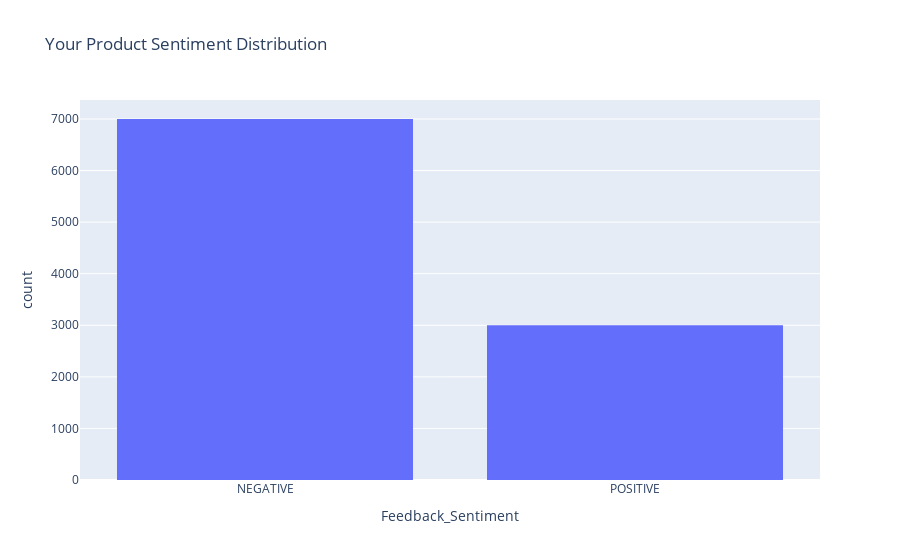
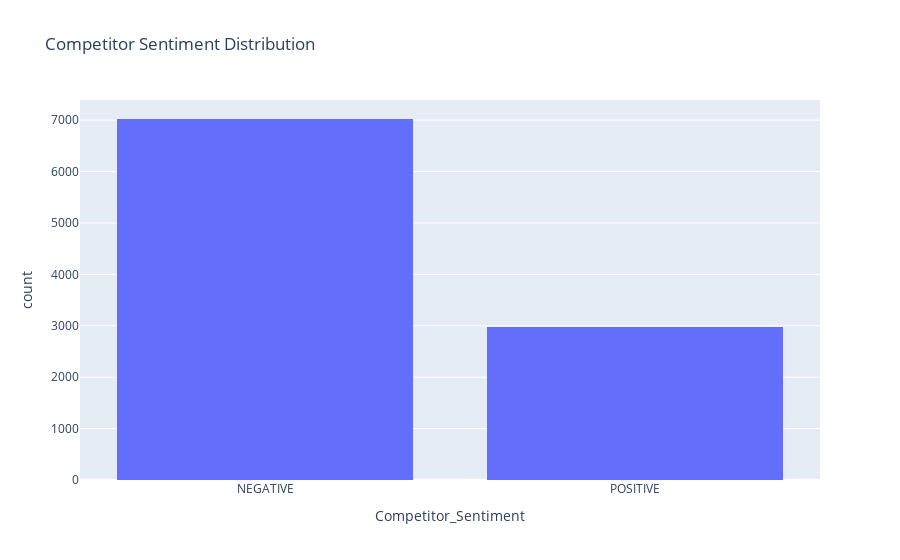

Notebook cell for these charts, in order:
### Code cell
import plotly.express as px

df = pd.read_csv("sentiment_results.csv")

# Distribution of feedback vs competitor
fig = px.histogram(df, x="Feedback_Sentiment", title="Your Product Sentiment Distribution")
fig.show()

fig2 = px.histogram(df, x="Competitor_Sentiment", title="Competitor Sentiment Distribution")
fig2.show()

### Figure 1 — Plotly figure (JSON) as saved in the notebook; plotly's stock layout.template omitted (floating-point values rounded to 4 significant figures; data arrays with more than 128 entries replaced by an {"elided": "..."} marker saying what was removed)
{"data": [{"bingroup": "x", "hovertemplate": "Feedback_Sentiment=%{x}<br>count=%{y}<extra></extra>", "legendgroup": "", "marker": {"color": "#636efa", "pattern": {"shape": ""}}, "name": "", "orientation": "v", "showlegend": false, "type": "histogram", "x": {"elided": "10000 str values"}, "xaxis": "x", "yaxis": "y"}], "layout": {"barmode": "relative", "legend": {"tracegroupgap": 0}, "title": {"text": "Your Product Sentiment Distribution"}, "xaxis": {"anchor": "y", "domain": [0, 1], "title": {"text": "Feedback_Sentiment"}}, "yaxis": {"anchor": "x", "domain": [0, 1], "title": {"text": "count"}}}}

### Figure 2 — Plotly figure (JSON) as saved in the notebook; plotly's stock layout.template omitted (floating-point values rounded to 4 significant figures; data arrays with more than 128 entries replaced by an {"elided": "..."} marker saying what was removed)
{"data": [{"bingroup": "x", "hovertemplate": "Competitor_Sentiment=%{x}<br>count=%{y}<extra></extra>", "legendgroup": "", "marker": {"color": "#636efa", "pattern": {"shape": ""}}, "name": "", "orientation": "v", "showlegend": false, "type": "histogram", "x": {"elided": "10000 str values"}, "xaxis": "x", "yaxis": "y"}], "layout": {"barmode": "relative", "legend": {"tracegroupgap": 0}, "title": {"text": "Competitor Sentiment Distribution"}, "xaxis": {"anchor": "y", "domain": [0, 1], "title": {"text": "Competitor_Sentiment"}}, "yaxis": {"anchor": "x", "domain": [0, 1], "title": {"text": "count"}}}}
